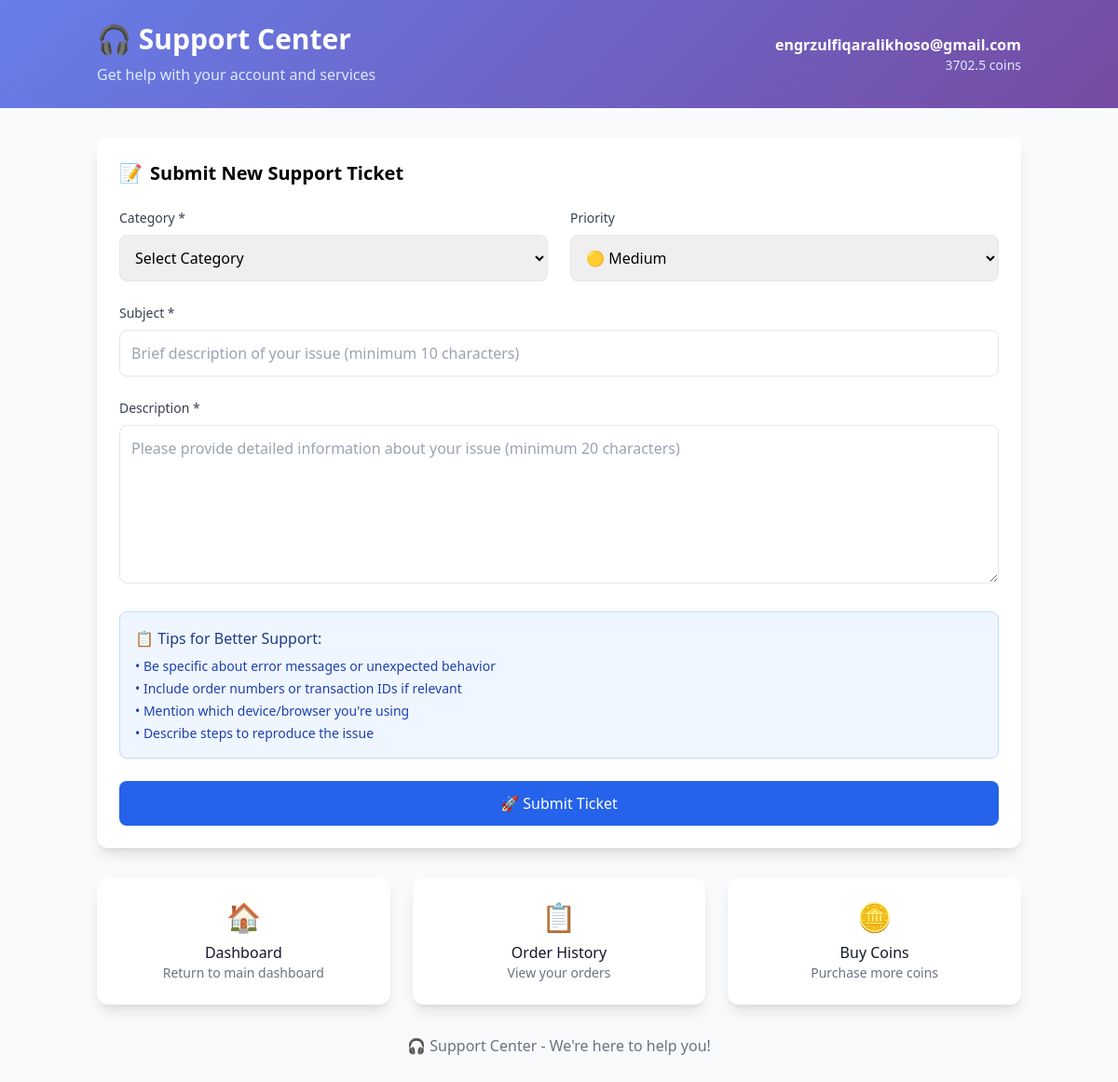
/support (signed in), run on an earlier commit of the app's database.
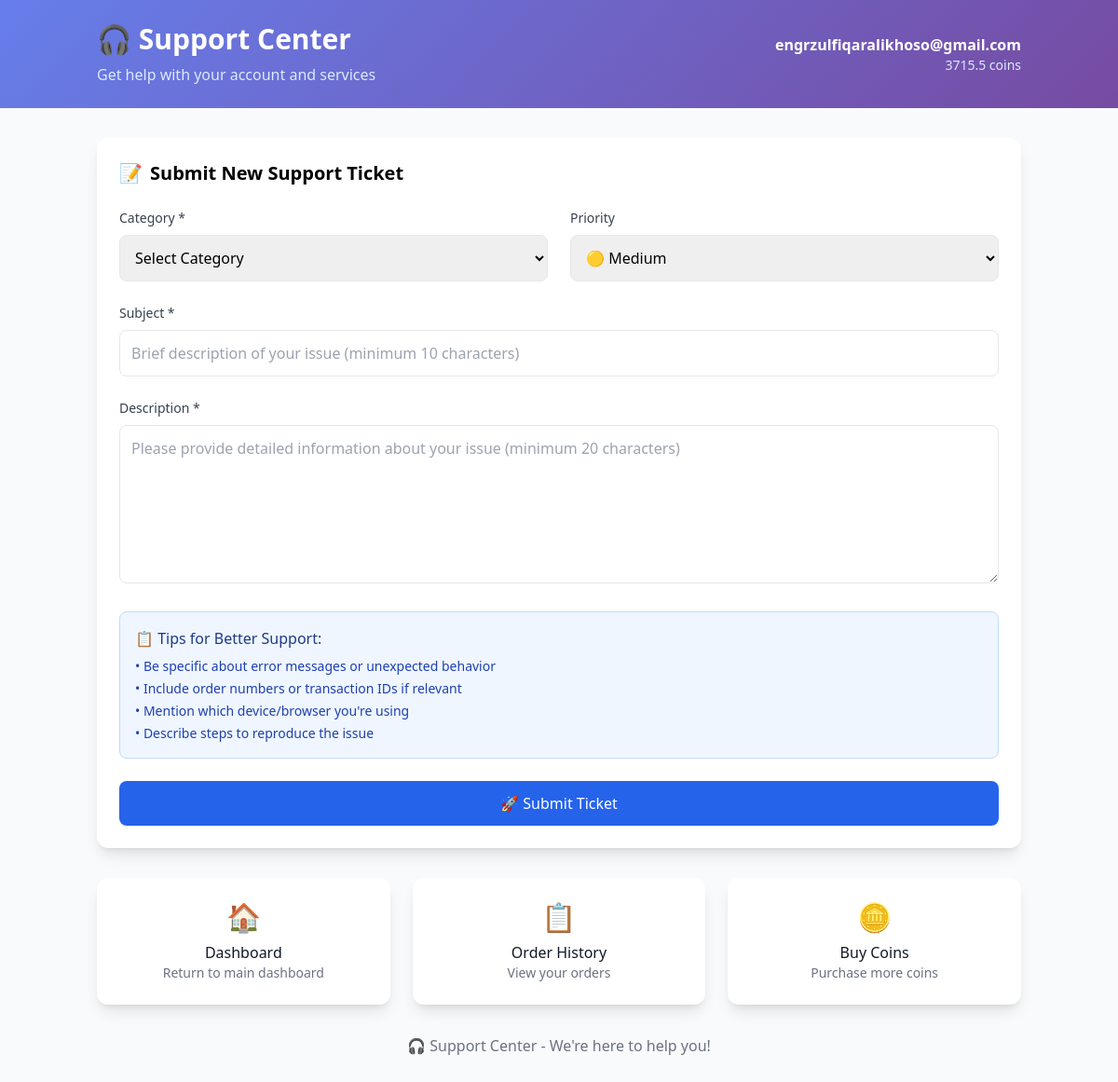
And on a later commit of the database.
### main.py (models this page shows)
class User(db.Model):
    id = db.Column(db.Integer, primary_key=True)
    username = db.Column(db.String(150), nullable=False, unique=True)
    email = db.Column(db.String(150), nullable=False, unique=True)
    password = db.Column(db.String(200), nullable=False)
    coins = db.Column(db.Float, default=10.0)  # Changed to Float for decimal support
    last_login_date = db.Column(db.String(20))  # YYYY-MM-DD format
    last_activity = db.Column(db.DateTime, default=datetime.utcnow)  # Track when user was last active
    is_admin = db.Column(db.Boolean, default=False)
    is_banned = db.Column(db.Boolean, default=False)
    referral_code = db.Column(db.String(20), unique=True)  # User's unique referral code
    referred_by = db.Column(db.String(20))  # Referral code used to sign up

### main.py (the view)
@app.route('/support')
def support():
    if 'user_id' not in session:
        flash('Please log in first.')
        return redirect(url_for('login'))
    user = User.query.get(session['user_id'])
    if not user:
        session.pop('user_id', None)
        flash('User session invalid. Please log in again.')
        return redirect(url_for('login'))
    user_tickets = SupportTicket.query.filter_by(user_id=user.id).order_by(SupportTicket.created_at.desc()).limit(10).all()
    return render_template('support.html', user=user, user_tickets=user_tickets)

### main.py (called while the page is built)
def update_user_activity(user_id):
    try:
        user = User.query.get(user_id)
        if user:
            user.last_activity = datetime.utcnow()
            db.session.commit()
    except:
        pass

@app.before_request
def track_user_activity():
    if 'user_id' in session:
        update_user_activity(session['user_id'])

@app.context_processor
def inject_global_announcements():
    try:
        global_announcements = Announcement.query.filter_by(is_active=True).order_by(Announcement.created_at.desc()).all()
        return dict(global_announcements=global_announcements)
    except:
        return dict(global_announcements=[])

### templates/support.html (shortened to what the changed rows need)
<!DOCTYPE html>
<html lang="en">
<head>
    <script src="https://cdn.tailwindcss.com"></script>
</head>
<body class="bg-gray-50 min-h-screen">
    <div class="gradient-bg text-white py-6 mb-8">
        <div class="container mx-auto px-4">
            <div class="flex justify-between items-center">
                <div>
                    <h1 class="text-3xl font-bold">🎧 Support Center</h1>
                </div>
                <div class="text-right">
                    <div class="text-white">
                        <div class="font-semibold">{{ user.username }}</div>
                        <div class="text-blue-100 text-sm">{{ user.coins }} coins</div>
                    </div>
                </div>
            </div>
        </div>
    </div>
    <div class="container mx-auto px-4">
        <div class="bg-white rounded-xl shadow-lg p-6 mb-8">
            <h2 class="text-xl font-bold mb-6 flex items-center">
                <span class="mr-2">📝</span>
                Submit New Support Ticket
            </h2>
        </div>
    </div>
</body>
</html>

What changed in the data, as far as the page shows it:
changed User "engrzulfiqaralikhoso@gmail.com": coins "3702.5" → "3715.5"
